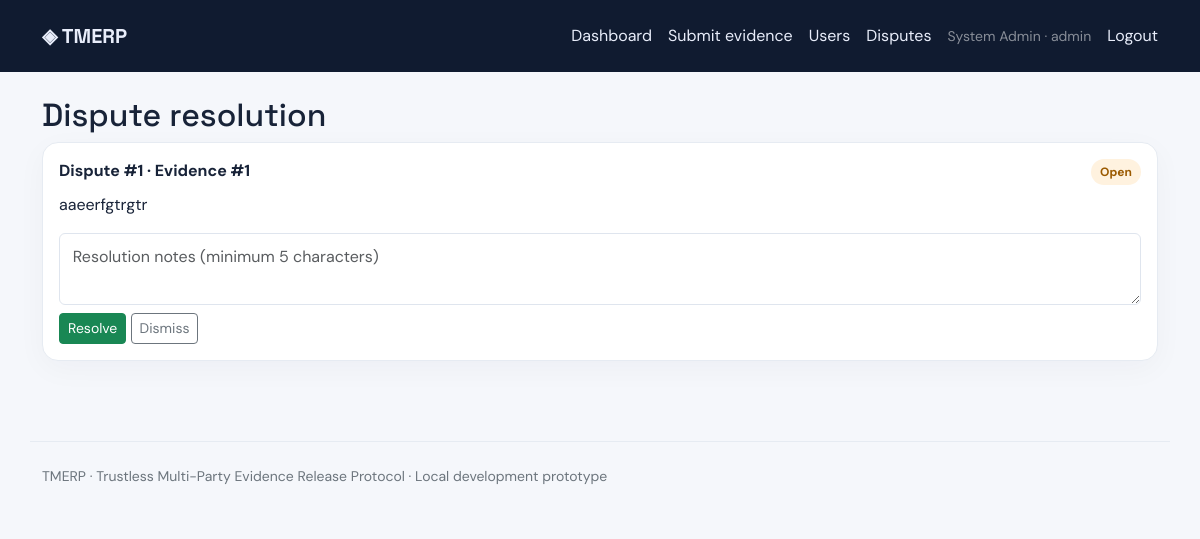
/admin/disputes (signed in), run on the app's committed database.
### app.py (models this page shows, shortened)
class User(UserMixin, db.Model):
    id = db.Column(db.Integer, primary_key=True)
    name = db.Column(db.String(100), nullable=False)
    email = db.Column(db.String(160), unique=True, nullable=False)
    password_hash = db.Column(db.String(255), nullable=False)
    role = db.Column(db.String(20), nullable=False, default="submitter")
    active = db.Column(db.Boolean, default=True)

class Dispute(db.Model):
    id = db.Column(db.Integer, primary_key=True)
    evidence_id = db.Column(db.Integer, db.ForeignKey("evidence.id"), nullable=False)
    user_id = db.Column(db.Integer, db.ForeignKey("user.id"), nullable=False)
    reason = db.Column(db.Text, nullable=False)
    status = db.Column(db.String(20), default="open")
    resolution = db.Column(db.Text, default="")
    created_at = db.Column(db.DateTime(timezone=True), default=now)

### app.py (the view)
@app.route("/admin/disputes")
@admin_required
def admin_disputes():
    disputes = Dispute.query.order_by(Dispute.created_at.desc()).all()
    return render_template("admin_disputes.html", disputes=disputes)

### app.py (called while the page is built)
@login_manager.user_loader
def load_user(user_id): return db.session.get(User, int(user_id))

def admin_required(fn):
    @wraps(fn)
    @login_required
    def wrapper(*a, **kw):
        if current_user.role != "admin": abort(403)
        return fn(*a, **kw)
    return wrapper

### templates/admin_disputes.html
{% extends "base.html" %}{% block content %}<h2>Dispute resolution</h2>{% for d in disputes %}<div class="panel p-3 mb-3"><div class="d-flex justify-content-between"><strong>Dispute #{{ d.id }} · Evidence #{{ d.evidence_id }}</strong><span class="status {{ d.status }}">{{ d.status }}</span></div><p class="mt-2">{{ d.reason }}</p>{% if d.status == 'open' %}<form method="post" action="{{ url_for('resolve_dispute',did=d.id) }}"><textarea class="form-control mb-2" name="resolution" placeholder="Resolution notes (minimum 5 characters)" required></textarea><button class="btn btn-success btn-sm" name="status" value="resolved">Resolve</button> <button class="btn btn-outline-secondary btn-sm" name="status" value="dismissed">Dismiss</button></form>{% else %}<p class="text-secondary">{{ d.resolution }}</p>{% endif %}</div>{% else %}<p class="text-secondary">No disputes.</p>{% endfor %}{% endblock %}

### templates/base.html (shortened to what this page needs)
<!doctype html>
<html lang="en"><head><meta charset="utf-8"><meta name="viewport" content="width=device-width,initial-scale=1">
<title>{% block title %}TMERP{% endblock %}</title><link href="https://cdn.jsdelivr.net/npm/bootstrap@5.3.3/dist/css/bootstrap.min.css" rel="stylesheet"><link href="{{ url_for('static', filename='style.css') }}" rel="stylesheet"></head>
<body><nav class="navbar navbar-expand-lg navbar-dark"><div class="container"><a class="navbar-brand fw-bold" href="{{ url_for('index') }}">◈ TMERP</a><div class="d-flex gap-3 align-items-center">{% if current_user.is_authenticated %}<a href="{{ url_for('dashboard') }}">Dashboard</a><a href="{{ url_for('new_evidence') }}">Submit evidence</a>{% if current_user.role == 'admin' %}<a href="{{ url_for('admin_users') }}">Users</a><a href="{{ url_for('admin_disputes') }}">Disputes</a>{% endif %}<span class="small text-white-50">{{ current_user.name }} · {{ current_user.role }}</span><a href="{{ url_for('logout') }}">Logout</a>{% else %}<a href="{{ url_for('login') }}">Login</a><a href="{{ url_for('register') }}">Register</a>{% endif %}</div></div></nav>
<main class="container py-4">{% block content %}{% endblock %}</main>
<footer class="container py-4 text-secondary small">TMERP · Trustless Multi-Party Evidence Release Protocol · Local development prototype</footer></body></html>

### static/style.css (style rules this page uses)
:root { --ink:#182338;--muted:#69778c;--line:#e6ebf2;--blue:#315efb }
body { background:#f5f7fb;color:var(--ink);font-family:'DM Sans',sans-serif }
h1,h2,h3,h4,h5,.navbar-brand { font-family:'Space Grotesk',sans-serif }
a { color:var(--blue);text-decoration:none }
.navbar { background:#101b30;padding:16px 0 }
.navbar a { color:#e8edfa }
.panel,.stat { background:#fff;border:1px solid var(--line);border-radius:16px;box-shadow:0 8px 30px rgba(22,39,70,.035) }
.form-control,.form-select { border-color:#dfe5ee;padding:.68rem .8rem }
.status { display:inline-block;padding:4px 9px;border-radius:99px;background:#edf1f7;color:#4d5c72;font-size:.75rem;font-weight:700;text-transform:capitalize }
.status.challenged,.status.open,.status.reject { background:#fff2df;color:#9b5a00 }
footer { border-top:1px solid var(--line);margin-top:40px }

### data on the page
User: name "System Admin", role "admin"
Dispute: id "1", evidence_id "1", status "Open", reason "aaeerfgtrgtr"
